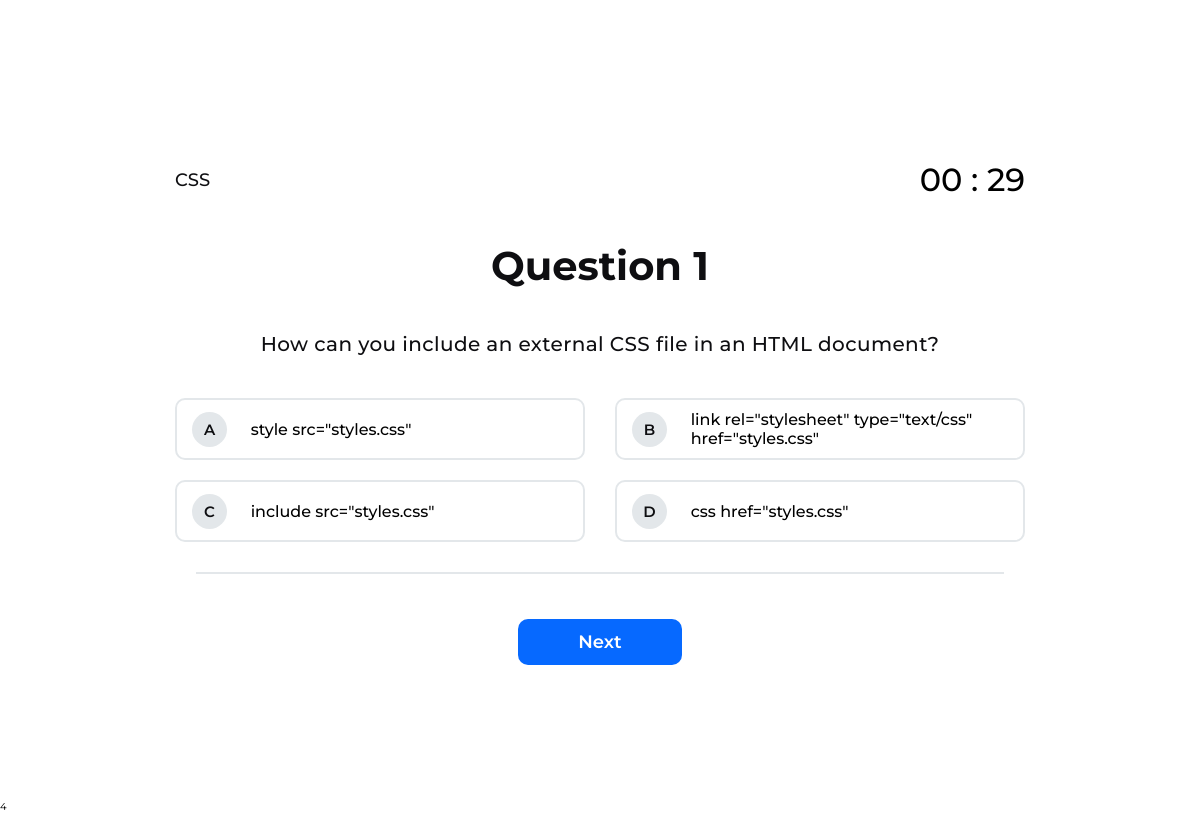
The page /user/quiz.php?topic=XDONyJzAZMTR (signed in) on the database as committed earlier.
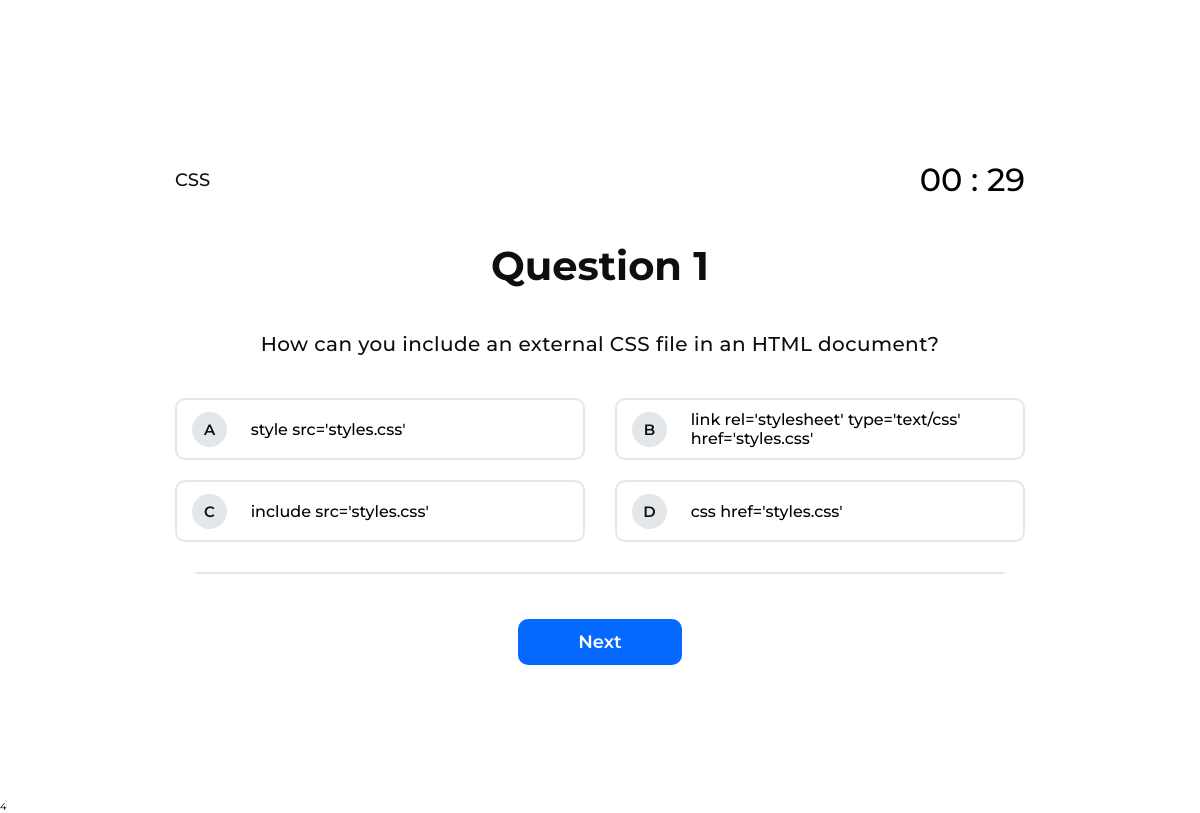
The same page on the database as committed later.
### tables this page shows
CREATE TABLE `quiz_questions` (
  `id` int(11) NOT NULL,
  `topic_unique_id` varchar(15) NOT NULL,
  `topic_name` varchar(255) NOT NULL,
  `question` varchar(255) NOT NULL,
  `option1` varchar(255) NOT NULL,
  `option2` varchar(255) NOT NULL,
  `option3` varchar(255) NOT NULL,
  `option4` varchar(255) NOT NULL,
  `answer` varchar(255) NOT NULL,
  `marks` varchar(100) NOT NULL
);

### user/quiz.php (the view, shortened to what this page needs)
<?php
include "../assets/php/connection.php";
$selectedTopic = isset($_GET['topic']) ? $_GET['topic'] : '';
if (!empty($_SESSION["studentId"])) {
  $fetchQuestions = "SELECT * FROM `quiz_questions` WHERE `topic_unique_id` = '$selectedTopic'";
  $questionResult = mysqli_query($connection, $fetchQuestions);
  if ($questionResult && mysqli_num_rows($questionResult) > 0) {
    $questions = mysqli_fetch_all($questionResult, MYSQLI_ASSOC);
  }
} else {
  header("Location: ../login.php");
}
?>
<!DOCTYPE html>
<html lang="en">
<head>
  <link rel="stylesheet" href="../assets/css/quiz.css" />
  <link rel="stylesheet" href="https://cdn-uicons.flaticon.com/2.1.0/uicons-regular-rounded/css/uicons-regular-rounded.css" />
  <link rel="stylesheet" href="https://cdn-uicons.flaticon.com/2.1.0/uicons-thin-straight/css/uicons-thin-straight.css" />
</head>
<body>
  <div class="main-container">
    <div class="container">
      <form action="#" method="post" class="quiz-form" id="quizForm">
        <div class="quiz-container">
          <div class="top">
            <div class="title">
              <h2>
                <?php echo $questions[0]["topic_name"] ?>
              </h2>
            </div>
            <div class="timer">
              <h2 id="timer"></h2>
            </div>
          </div>
          <div class="quiz-content-wrapper active">
            <h1 id="questionNo">Question 1</h1>
            <div class="question-container">
              <p>
                <?php echo $questions[0]["question"] ?>
              </p>
            </div>
            <div class="options-container">
              <div class="option-group">
                <div class="option-field">
                  <span>A</span>
                  <label for="<?php echo $questions[0]["option1"] ?>">
                    <?php echo $questions[0]["option1"] ?>
                  </label>
                </div>
                <div class="option-field">
                  <span>B</span>
                  <label for="<?php echo $questions[0]["option2"] ?>">
                    <?php echo $questions[0]["option2"] ?>
                  </label>
                </div>
              </div>
              <div class="option-group">
                <div class="option-field">
                  <span>C</span>
                  <label for="<?php echo $questions[0]["option3"] ?>">
                    <?php echo $questions[0]["option3"] ?>
                  </label>
                </div>
                <div class="option-field">
                  <span>D</span>
                  <label for="<?php echo $questions[0]["option4"] ?>">
                    <?php echo $questions[0]["option4"] ?>
                  </label>
                </div>
              </div>
            </div>
            <hr>
            <div class="submit-btn">
              <input type="button" name="nextQuestion" class="nextButton" value="Next">
            </div>
          </div>
        </div>
      </form>
    </div>
  </div>
  4
</body>
</html>

Rows that differ between the two databases and show on the page:
changed quiz_questions "How can you include an external CSS file in an HTML document?": option1 "style src=\"styles.css\"" → "style src='styles.css'"; option2 "link rel=\"stylesheet\" type=\"text/css\" href=\"styles.css\"" → "link rel='stylesheet' type='text/css' href='styles.css'"; option3 "include src=\"styles.css\"" → "include src='styles.css'"; option4 "css href=\"styles.css\"" → "css href='styles.css'"
